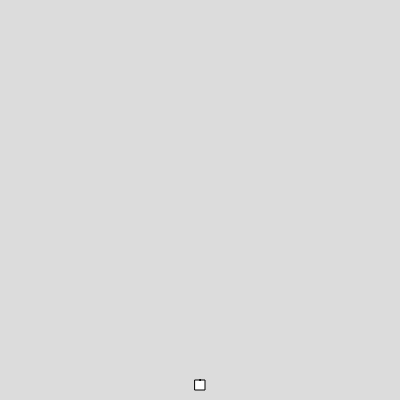
Frame 1 (no input)
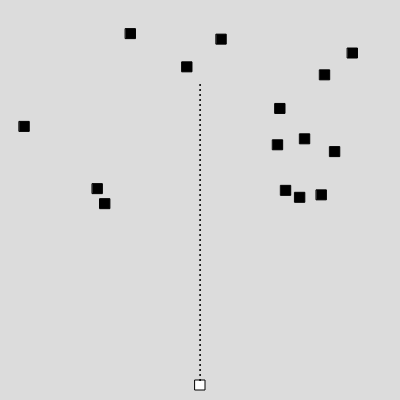
Frame 60 (no input)
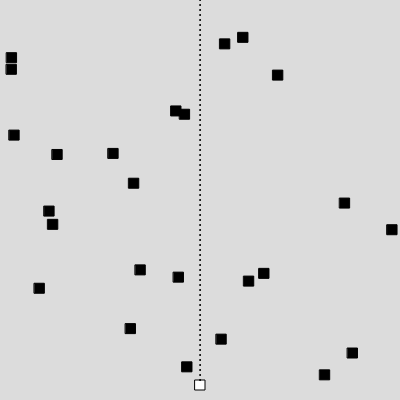
Frame 120 (the mouse pressed at the canvas centre since frame 60)

The p5.js sketch that drew these frames (run headless with seeded random() and noise() and a simulated clock; from frame 60 on, the mouse is pressed at the canvas centre):

// p5.js sketch
// ── sketch.js
let spaceship;
let enemy = [];
let num_enemy = 10;
let move_speed = 5;


function setup() {
  createCanvas(400, 400);
  spaceship = new SpaceShip();
}

function draw() {
  if(frameCount % 15 ==0){
    generateEnemies(5);
  }
  if (keyIsDown(LEFT_ARROW)) {
    spaceship.pos.x -= move_speed;
  }
  if (keyIsDown(RIGHT_ARROW)) {
    spaceship.pos.x += move_speed;
  }


  background(220);
  spaceship.shoot();
  spaceship.draw();
  

  enemy.forEach((e, i) =>{
    e.move();
    e.draw();
    if(e.shot(spaceship.bullet) || e.pos.y > height + 20){
      enemy.splice(i, 1);
    }
  })

  console.log("(draw): enemy length: " + enemy.length);


}


function generateEnemies(num) {
  for(let i = 0; i < num; i++) {
    enemy.push(new Enemy());
  }
}

// ── Enemy.js
class Enemy{
    constructor(){
        this.pos = createVector(random(width), random(-50, 0));
        this.radius = 5;
        this.speed = 5;
        this.got_shot = false;
    }

    move(){
        this.pos.y += this.speed;
    }

    shot(bullet){
        for(let i = 0; i < bullet.length; i++){
            this.got_shot = (bullet[i].x <= this.pos.x + this.radius && bullet[i].y <= this.pos.y + this.radius && bullet[i].x >= this.pos.x - this.radius && bullet[i].y >= this.pos.y - this.radius);
            if(this.got_shot){
                break;
            }
        }
        return this.got_shot;
    }

    draw(){
        rectMode(RADIUS);
        fill(0);
        rect(this.pos.x, this.pos.y , this.radius, this.radius);
    }

}
// ── SpaceShip.js
class SpaceShip{
    constructor() {
      this.radius = 5;
      this.pos = createVector(width/2, height - this.radius - 10);

      this.bullet = [];
      this.bullet_speed = 5;
      this.bullet_radius = 1;
     
    }
    
    shoot(){
        this.bullet.push(createVector(this.pos.x, this.pos.y));
        this.bullet.forEach((b) => {
            b.y -= this.bullet_speed;
        })
    }

    draw() {
      rectMode(RADIUS);
      fill(255);
      rect(this.pos.x, this.pos.y , this.radius, this.radius);

      fill(0);
      this.bullet.forEach((b) =>{
        circle(b.x, b.y, this.bullet_radius, this.bullet_radius);
      })
    }
  }
  
